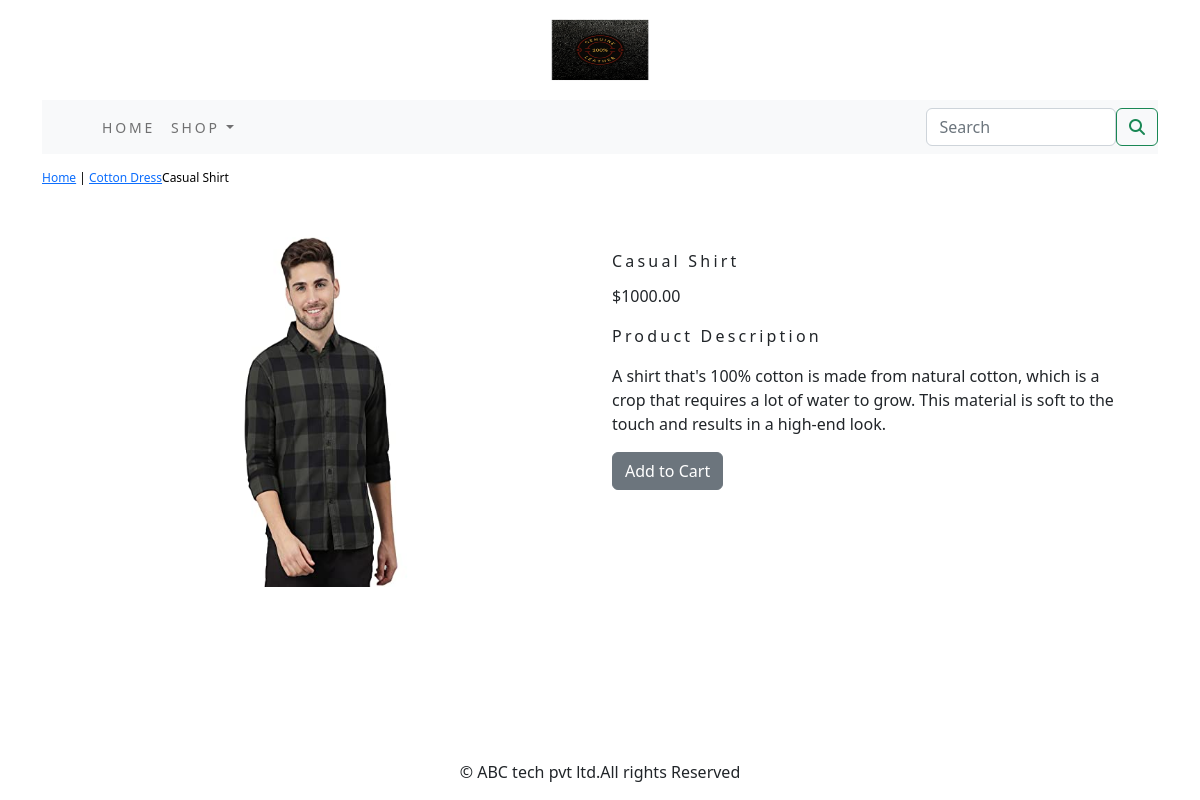
The app's page /shop/cotton-dress/casual-shirt/ with its own data.
### shop/models.py (models this page shows, shortened)
class Product(models.Model):
    objects = None
    name = models.CharField(max_length=250, unique=True)
    slug = models.SlugField(max_length=250, unique=True)
    description = models.TextField(blank=True)
    price = models.DecimalField(max_digits=10, decimal_places=2)
    category = models.ForeignKey(Category, on_delete=models.CASCADE)
    image = models.ImageField(upload_to='product', blank=True, null=True)
    stock = models.IntegerField()
    available = models.BooleanField(default=True)
    created = models.DateTimeField(auto_now_add=True)
    updated = models.DateTimeField(auto_now=True)
    class Meta:
        ordering = ('name',)
        verbose_name = 'product'
        verbose_name_plural = 'products'

class Category(models.Model):
    name = models.CharField(max_length=250, unique=True)
    slug = models.SlugField(max_length=250, unique=True)
    description = models.TextField(blank=True)
    image = models.ImageField(upload_to='category', blank=True, null=True)
    class Meta:
        ordering = ('name',)
        verbose_name = 'category'
        verbose_name_plural = 'categories'
    def get_url(self):
        return reverse('shop:products_by_category', args=[self.slug])
    def __str__(self):
        return '{}'.format(self.name)

### shop/views.py (the view)
# urls.py: path('<slug:c_slug>/<slug:product_slug>/',views.proDetail, name='prodCatdetail')
def proDetail(request,c_slug,product_slug):
    try:
        product=Product.objects.get(category__slug=c_slug,slug=product_slug)
    except Exception as e:
        raise e
    return render(request,'product.html',{'product':product})

### cart/contex_processors.py (called while the page is built)
def counter(request, cart_item=None):
    item_count = 0
    if 'admin' in request.path:
        return {}
    else:
        try:
            cart = Cart.objects.filter(cart_id=_cart_id(request))
            car_items = CartItem.objects.all().filter(cart=cart[:1])
            for cat_item in car_items:
                item_count += cat_item.quantity
        except Cart.DoesNotExist:
            item_count = 0
    return dict(item_count=item_count)

### cart/views.py (called while the page is built)
def _cart_id(request):
    cart=request.session.session_key
    if not cart:
        cart=request.session.create()
    return cart

### shop/contex_processors.py (called while the page is built)
def menu_links(request):
    links=Category.objects.all()
    return dict(links=links)

### template/product.html (shortened to what this page needs)
{% extends 'base.html' %}
{% load static %}
{% block content %}
<div class="row my_prod_row_class">
    <div class="mx_auto">
        <p> <a href="{% url 'shop:allProdCat' %}">Home</a> | <a href ="{{product.category.get_url}}">{{product.category}}</a>{{product.name}}</p>
    </div>
</div>
<div class="container">
<br>
<div class="row">
    <div class="col-12 col-sm-12 col-md-12 col-lg-6 text-center">
        <div style="min-width:18rem">
            <img src="{{product.image.url}}" alt="{{product.name}}" width="250px;" height="350px;">
        </div>
        </div>
        <div class="col-12 col-sm-12 col-md-12 col-lg-6">
            <div>
        <h1 class="my_prod_title">{{product.name}}</h1>
        <p>${{product.price}}</p>
        <p class="my_title">Product Description</p>
        <p class="text-justify my_prod_text">{{product.description}}</p>
        {% if product.stock <= 0 %}
        <p class="text-justify my_prod_text"><b>Out of Stock</b></p>
        {% else %}
        <a class="btn btn-secondary" href="{% url 'cart:add_cart' product.id %}">Add to Cart</a>
        {% endif %}
             </div>
        </div>
    </div>
</div>
{% endblock %}

### static/css/custom.css (style rules this page uses)
html { height:100%; }
body { display: flex; min-height: 100vh; flex-direction: column; justify-content: space_between; }
.my_title { font-size:16px; text_transform:uppercase; letter-spacing:.2em; }
.my_prod_row_class { padding-top:15px; padding-bottom:5px; }
.my_prod_row_class .mx_auto { color:#000; font-size:12px; text-decoration:none; margin-bottom:5px; }
.my_prod_title { font-size:16px; text_transform:uppercase; letter-spacing:.2em; padding-top:15px; padding-bottom:5px; }
.my_prod_text { padding-right:20px; }

### records on screen
Product: category "Cotton Dress", name "Casual Shirt", image (picture), price "1000.00", description "A shirt that's 100% cotton is made from natural cotton, which is a crop that requires a lot of water to grow. This material is soft to the touch and results in a high-end look."
